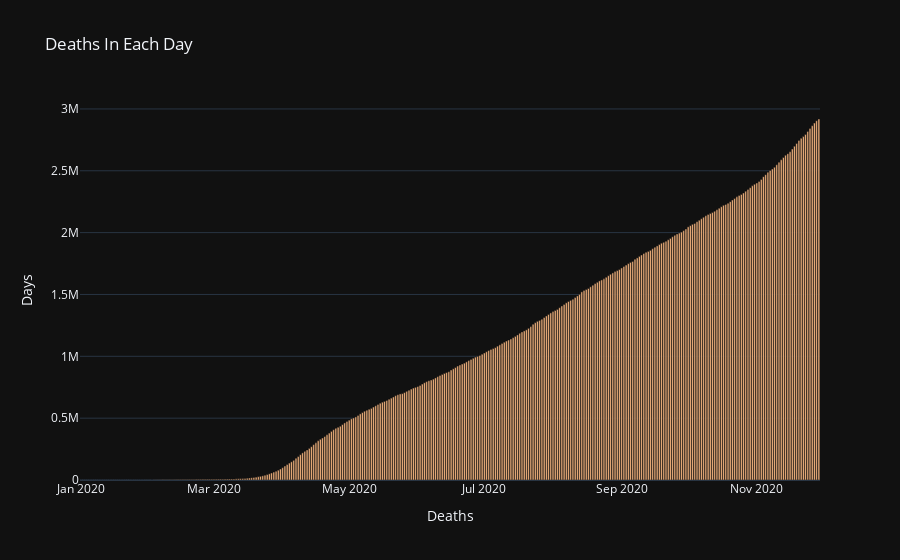

Notebook code cell kept with this figure:
### Code cell
fig = go.Figure(go.Bar(
            x=data_world['date'],
            y=data_world['total_deaths'],
    marker_color='rgb(253,187,132)'
           ))
fig.update_layout(
    title='Deaths In Each Day',
    template='plotly_dark',
     xaxis_title="Deaths",
    yaxis_title="Days",
)
fig.show()

### Figure 1 — Plotly figure (JSON) as saved in the notebook; plotly's stock layout.template omitted (floating-point values rounded to 4 significant figures; data arrays with more than 128 entries replaced by an {"elided": "..."} marker saying what was removed)
{"data": [{"marker": {"color": "rgb(253,187,132)"}, "type": "bar", "x": {"elided": "334 str values"}, "y": {"elided": "334 int values"}}], "layout": {"title": {"text": "Deaths In Each Day"}, "xaxis": {"title": {"text": "Deaths"}}, "yaxis": {"title": {"text": "Days"}}}}
